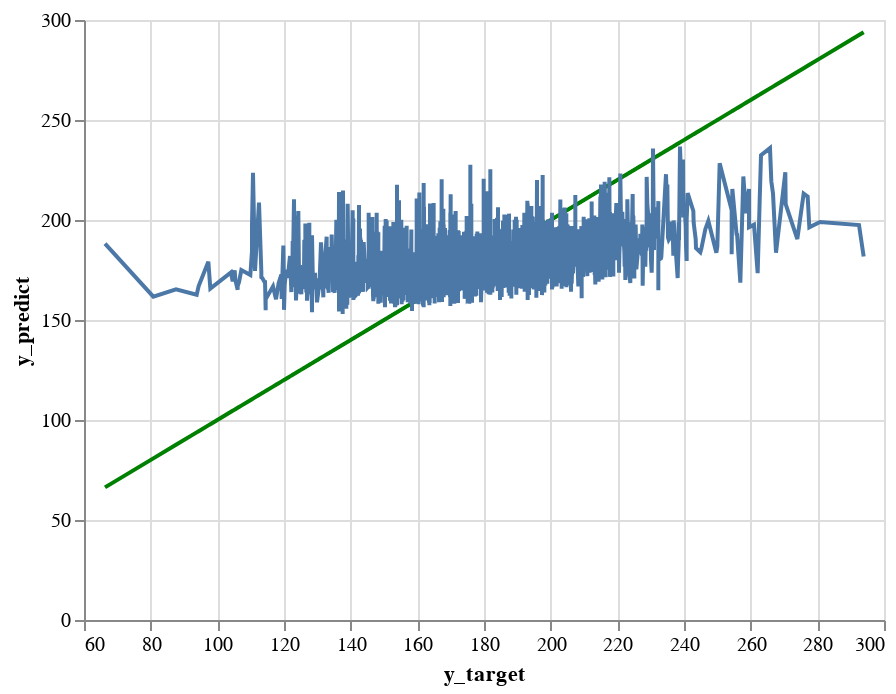

The notebook cell this image was saved under:
### Markdown cell above
**[5.5]** Display the predictions versus the target line charts on the training set bold text

### Code cell
perfect_line_chart_training = alt.Chart(pd.DataFrame({'y_target': y_train, 'y_predict': y_train})).mark_line(color='green').encode(
    x='y_target',
    y='y_predict'
  )
perfect_line_chart_training
predict_line_chart_training_2 = alt.Chart(pd.DataFrame({'y_target': y_train, 'y_predict': y_train_preds_2})).mark_line().encode(
    x='y_target',
    y='y_predict'
  )
predict_line_chart_training_2
perfect_line_chart_training + predict_line_chart_training_2

### Figure 1 — Vega-Lite specification as saved in the notebook (floating-point values rounded to 4 significant figures; data arrays with more than 128 entries replaced by an {"elided": "..."} marker saying what was removed)
{"config": {"view": {"continuousWidth": 400, "continuousHeight": 300}}, "layer": [{"data": {"name": "data-87f54277bdc85e2779884dfb3a941092"}, "mark": {"type": "line", "color": "green"}, "encoding": {"x": {"field": "y_target", "type": "quantitative"}, "y": {"field": "y_predict", "type": "quantitative"}}}, {"data": {"name": "data-ebd895240a9c3f6d369a3f7be4c91198"}, "mark": "line", "encoding": {"x": {"field": "y_target", "type": "quantitative"}, "y": {"field": "y_predict", "type": "quantitative"}}}], "$schema": "https://vega.github.io/schema/vega-lite/v4.17.0.json", "datasets": {"data-87f54277bdc85e2779884dfb3a941092": {"elided": "2438 records"}, "data-ebd895240a9c3f6d369a3f7be4c91198": {"elided": "2438 records"}}}
